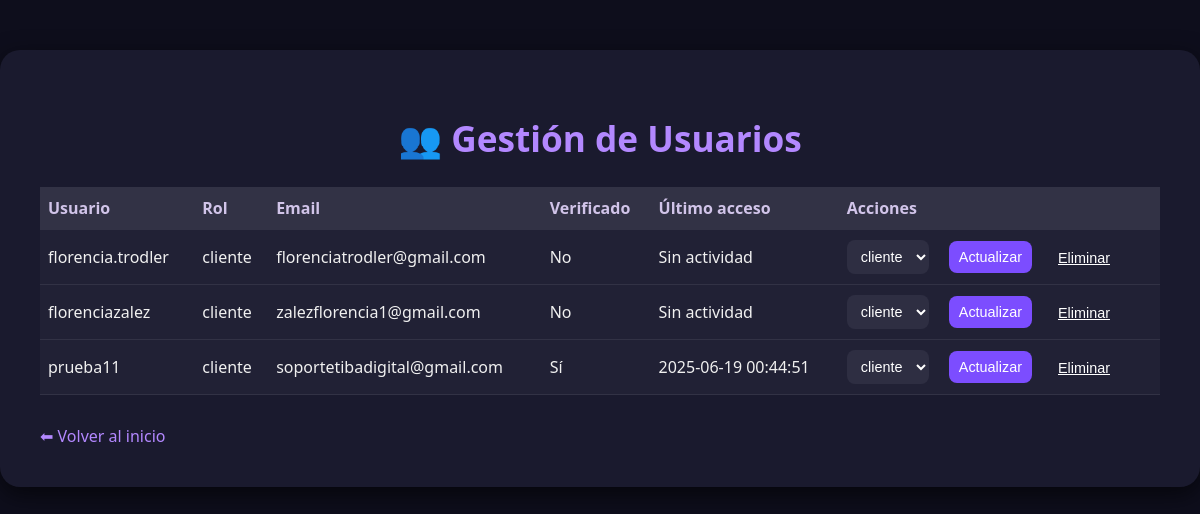
The app's page /gestionar-usuarios (signed in) with its own data.
### tables this page shows
CREATE TABLE usuarios (
            id INTEGER PRIMARY KEY AUTOINCREMENT,
            nombre TEXT UNIQUE,
            contraseña TEXT,
            rol TEXT,
            email TEXT,
            verificado INTEGER DEFAULT 0
        );

### codigo_app/app.py (the view)
@app.route('/gestionar-usuarios', methods=['GET', 'POST'])
def gestionar_usuarios():
    if 'usuario' not in session or session.get('rol') != 'admin':
        return redirect(url_for('login'))
    mensaje = ""
    with sqlite3.connect(DB_PATH) as conn:
        c = conn.cursor()
        if request.method == 'POST' and 'cambiar_rol_usuario' in request.form:
            nombre = request.form['cambiar_rol_usuario']
            nuevo_rol = request.form['nuevo_rol']
            c.execute("UPDATE usuarios SET rol = ? WHERE nombre = ?", (nuevo_rol, nombre))
            mensaje = f"✅ Rol de {nombre} actualizado a {nuevo_rol}."
        if request.method == 'POST' and 'eliminar_usuario' in request.form:
            nombre = request.form['eliminar_usuario']
            c.execute("DELETE FROM usuarios WHERE nombre = ?", (nombre,))
            mensaje = f"🗑️ Usuario {nombre} eliminado correctamente."
        c.execute("SELECT nombre, rol, email, verificado FROM usuarios WHERE nombre != 'admin' ORDER BY nombre")
        usuarios = c.fetchall()
        c.execute("""
            SELECT usuario, MAX(fecha) as ultimo_acceso
            FROM historial
            GROUP BY usuario
        """)
        resultados = c.fetchall()
        accesos = {}
        for fila in resultados:
            if fila and len(fila) == 2 and fila[0] and fila[1]:
                accesos[fila[0]] = fila[1]
    return render_template("gestionar_usuarios.html", usuarios=usuarios, mensaje=mensaje, accesos=accesos)

### codigo_app/templates/gestionar_usuarios.html (shortened to what this page needs)
<!DOCTYPE html>
<html lang="es">
<head>
</head>
<body>
    <div class="container">
        <h1>👥 Gestión de Usuarios</h1>
        <table>
            <thead>
                <tr>
                    <th>Usuario</th>
                    <th>Rol</th>
                    <th>Email</th>
                    <th>Verificado</th>
                    <th>Último acceso</th>
                    <th>Acciones</th>
                </tr>
            </thead>
            <tbody>
                {% for nombre, rol, email, verificado in usuarios %}
                <tr>
                    <td>{{ nombre }}</td>
                    <td>{{ rol }}</td>
                    <td>{{ email }}</td>
                    <td>{{ 'Sí' if verificado else 'No' }}</td>
                    <td>{{ accesos.get(nombre, 'Sin actividad') }}</td>
                    <td>
                        <div class="acciones">
                            <form method="post" style="display: flex; align-items: center; gap: 20px;">
                                <select name="nuevo_rol">
                                    <option value="cliente" {% if rol == 'cliente' %}selected{% endif %}>cliente</option>
                                </select>
                                <button type="submit">Actualizar</button>
                            </form>
                            <form method="post" onsubmit="return confirm('¿Estás seguro de eliminar al usuario {{ nombre }}?');">
                                <button type="submit" class="eliminar-link">Eliminar</button>
                            </form>
                        </div>
                    </td>
                </tr>
                {% endfor %}
            </tbody>
        </table>
        <a href="{{ url_for('home') }}">⬅ Volver al inicio</a>
    </div>
</body>
</html>

### codigo_app/templates/gestionar_usuarios.html (style rules this page uses)
body { margin: 0; padding: 0; font-family: 'Segoe UI', sans-serif; background-color: #0e0e1c; color: #fff; }
.container { max-width: 1200px; margin: 50px auto; padding-left: 40px; padding-right: 40px; background-color: #1a1a2e; padding-top: 40px; padding-bottom: 40px; border-radius: 20px; box-shadow: 0 8px 24px rgba(0, 0, 0, 0.6); }
h1 { text-align: center; font-size: 2.2rem; margin-bottom: 25px; color: #b388ff; }
table { width: 100%; border-collapse: collapse; margin-top: 20px; background-color: rgba(255, 255, 255, 0.03); table-layout: auto; }
th, td { padding: 10px 8px; text-align: left; border-bottom: 1px solid rgba(255, 255, 255, 0.08); }
th { background-color: rgba(255, 255, 255, 0.08); color: #d1c4e9; }
td { color: #f0f0f0; }
select, button { padding: 8px 10px; border-radius: 8px; border: none; font-size: 0.9rem; }
select { background-color: #2e2e42; color: #fff; }
button { background-color: #7c4dff; color: white; cursor: pointer; margin-right: 6px; transition: background-color 0.3s ease; }
.acciones { display: flex; gap: 20px; align-items: center; justify-content: flex-start; flex-direction: row; }
.eliminar-link { background: none; border: none; color: white; text-decoration: underline; cursor: pointer; font-size: 0.9rem; padding: 0; }
a { display: inline-block; margin-top: 30px; text-align: center; color: #b388ff; text-decoration: none; }

### records on screen
usuarios: nombre "florencia.trodler", rol "cliente", email "florenciatrodler@gmail.com", verificado "No", get "Sin actividad", nuevo_rol "cliente"
usuarios: nombre "florenciazalez", rol "cliente", email "zalezflorencia1@gmail.com", verificado "No", get "Sin actividad", nuevo_rol "cliente"
usuarios: nombre "prueba11", rol "cliente", email "soportetibadigital@gmail.com", verificado "Sí", get "2025-06-19 00:44:51", nuevo_rol "cliente"
